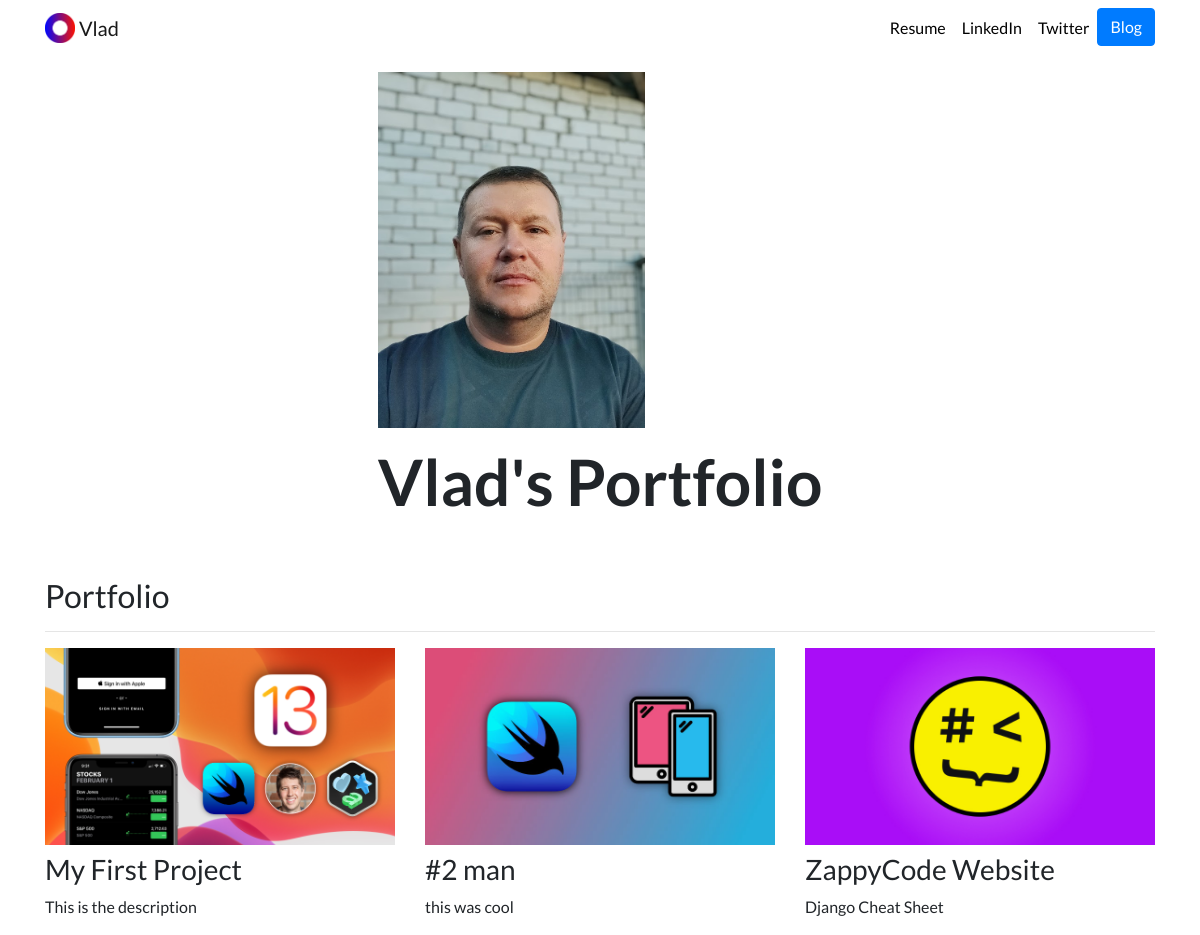
The page / on the database its author committed.
### portfolio/models.py (models this page shows, shortened)
class Project(models.Model):
    title = models.CharField(max_length=100)
    description = models.CharField(max_length=250)
    image = models.ImageField(upload_to='portfolio/images/')
    url = models.URLField(blank=True)

### portfolio/views.py (the view)
# urls.py: 2. Add a URL to urlpatterns:  path('', views.home, name='home')
def home(request):
    projects = Project.objects.all()
    return render(request, 'portfolio/home.html', {'projects':projects})

### portfolio/templates/portfolio/home.html
{% extends "portfolio/base.html" %}
{% load static %}
{% block content %}
<div class="row justify-content-center my-3">
  <div class="col-5">
    <img src="{% static 'portfolio/Vlad.jpg' %}" width="60%">
  </div>
</div>
<div class="row justify-content-center mb-3">
  <div class="col-md-9 text-center">
    <h1 id="hometext" class="font-weight-bold">Vlad's Portfolio</h1>
  </div>
</div>
<h2 class="mt-5">Portfolio</h2>
<hr>
<div class="row">
    {% for project in projects %}
     <div class="col-lg-4 col-md-6">
         {% if project.url %}
        <a href="{{ project.url }}">
          <img src="{{ project.image.url }}" class="img-fluid mb-2">
        </a>
        {% else %}
        <img src="{{ project.image.url }}" class="img-fluid mb-2">
        {% endif %}
        <h3>{{ project.title }}</h3>
        <p>{{ project.description }}</p>
    </div>
    {% endfor %}
</div>
{% endblock %}

### portfolio/templates/portfolio/base.html (shortened to what this page needs)
{% load static %}
<!doctype html>
<html lang="en">
<head>
  <link rel="stylesheet" href="https://stackpath.bootstrapcdn.com/bootstrap/4.4.1/css/bootstrap.min.css">
  <link rel="stylesheet" href="{% static "portfolio/custom.css" %}">
</head>
<body>
  <nav id="topNav" class="navbar navbar-expand-md navbar-light">
    <div class="container">
      <a class="navbar-brand" href="{% url 'home' %}">
        <img src="{% static "portfolio/Logo.png" %}" width="30" height="30" class="d-inline-block align-top" alt="Nick's Logo">
        <span>Vlad</span>
      </a>
      <div class="collapse navbar-collapse text-center" id="navbarNav">
        <ul class="navbar-nav ml-auto">
          <li class="nav-item">
            <a class="nav-link" href="{% static 'portfolio/resume.pdf' %}" target="_blank">Resume</a>
          </li>
          <li class="nav-item">
            <a class="nav-link" href="https://www.linkedin.com/" target="_blank">LinkedIn</a>
          </li>
          <li class="nav-item">
            <a class="nav-link" href="https://twitter.com/" target="_blank">Twitter</a>
          </li>
          <li>
            <a role="button" href="{% url 'blog:all_blogs' %}" class="btn btn-primary">Blog</a>
          </li>
        </ul>
      </div>
    </div>
  </nav>
  <div class="container">
    {% block content %}{% endblock %}
  </div>
</body>
</html>

### portfolio/static/portfolio/custom.css (style rules this page uses)
.navbar-nav .nav-link { color: rgba(0,0,0,1) !important; }
body { font-family: 'Lato', sans-serif; }
@media (min-width: 992px) { #hometext { font-size: 4rem; } }

### rows shown on the page
Project: image (picture), title "My First Project", description "This is the description"
Project: image (picture), title "#2 man", description "this was cool"
Project: image (picture), title "ZappyCode Website", description "Django Cheat Sheet"
